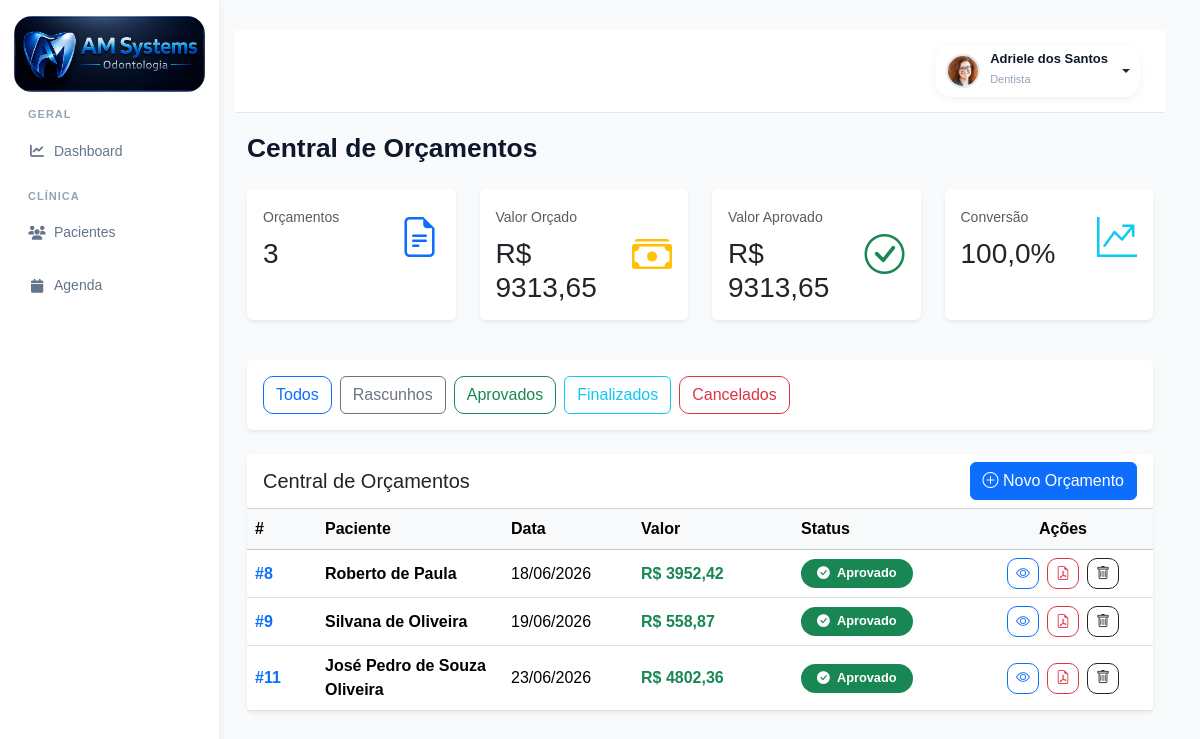
The app's page /orcamentos/central/ (signed in), older data.
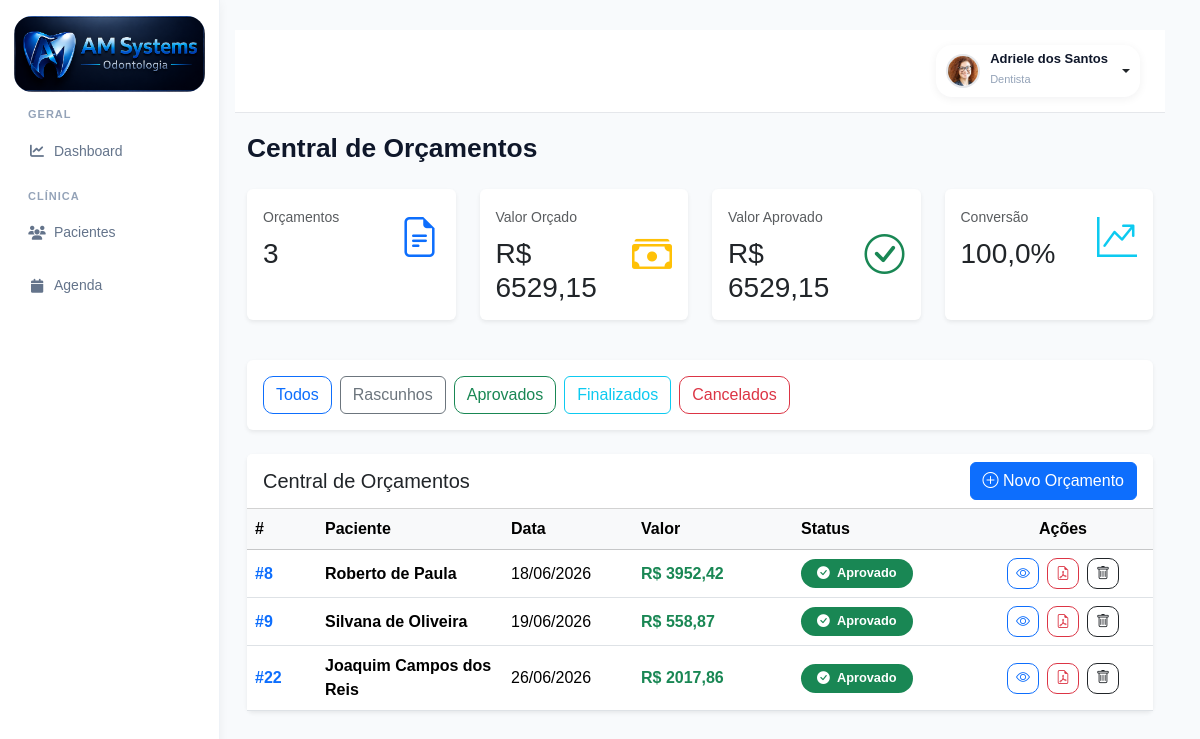
The same page, newer data.
### accounts/models.py (models this page shows, shortened)
class Orcamento(models.Model):
    paciente = models.ForeignKey(
        Paciente,
        on_delete=models.CASCADE,
        related_name='orcamentos'
    )
    STATUS_CHOICES = (
        ('rascunho', 'Rascunho'),
        ('aprovado', 'Aprovado'),
        ('em_execucao', 'Em Execução'),
        ('finalizado', 'Finalizado'),
        ('cancelado', 'Cancelado'),
    )
    status = models.CharField(
        max_length=20,
        choices=STATUS_CHOICES,
        default='rascunho'
    )
    desconto = models.DecimalField(
        max_digits=10,
        decimal_places=2,
        default=0
    )
    entrada = models.DecimalField(
        max_digits=10,
        decimal_places=2,
        default=0
    )
    parcelas = models.IntegerField(
        default=1
    )
    FORMA_PAGAMENTO = (
        ('dinheiro', 'Dinheiro'),
        ('pix', 'PIX'),
        ('debito', 'Cartão Débito'),
        ('credito', 'Cartão Crédito'),
        ('boleto', 'Boleto'),
    )
    forma_pagamento = models.CharField(
        max_length=20,
        choices=FORMA_PAGAMENTO,
        default='pix'
    )
    observacoes = models.TextField(
        blank=True,
        null=True
    )
    criado_em = models.DateTimeField(
        auto_now_add=True
    )
    @property
    def total(self):
        total = sum(
            item.total
            for item in self.itens.all()
        )
        return total - self.desconto

class Paciente(models.Model):
    foto = models.ImageField(
        upload_to='pacientes/',
        blank=True,
        null=True
    )
    nome = models.CharField(
        max_length=200
    )
    cpf = models.CharField(
        max_length=14,
        blank=True,
        null=True
    )
    rg = models.CharField(
        max_length=20,
        blank=True,
        null=True
    )
    nascimento = models.DateField(
        blank=True,
        null=True
    )
    genero = models.CharField(
        max_length=20,
        blank=True,
        null=True
    )
    estado_civil = models.CharField(
        max_length=30,
        blank=True,
        null=True
    )
    profissao = models.CharField(
        max_length=100,
        blank=True,
        null=True
    )
    telefone = models.CharField(
        max_length=20,
        blank=True,
        null=True
    )
    whatsapp = models.CharField(
        max_length=20,
        blank=True,
        null=True
    )
    email = models.EmailField(
        blank=True,
        null=True
    )
    cep = models.CharField(
        max_length=10,
        blank=True,
        null=True
    )
    endereco = models.CharField(
        max_length=255,
        blank=True,
        null=True
    )
    numero = models.CharField(
        max_length=20,
        blank=True,
        null=True
    )
    complemento = models.CharField(
        max_length=100,
        blank=True,
        null=True
    )
    bairro = models.CharField(
        max_length=100,
        blank=True,
        null=True
    )
    cidade = models.CharField(
        max_length=100,
        blank=True,
        null=True
    )
    estado = models.CharField(
        max_length=2,
        blank=True,
        null=True
    )
    convenio = models.CharField(
        max_length=100,
        blank=True,
        null=True
    )
    carteirinha = models.CharField(
        max_length=100,
        blank=True,
        null=True
    )
    alergias = models.TextField(
        blank=True,
        null=True
    )
    medicamentos = models.TextField(
        blank=True,
        null=True
    )
    observacoes = models.TextField(
        blank=True,
        null=True
    )
    responsavel = models.CharField(
        max_length=200,
        blank=True,
        null=True
    )
    cpf_responsavel = models.CharField(
        max_length=14,
        blank=True,
        null=True
    )
    telefone_responsavel = models.CharField(
        max_length=20,
        blank=True,
        null=True
    )
    dentista = models.ForeignKey(
        User,
        on_delete=models.SET_NULL,
        null=True,
        blank=True,
        related_name='pacientes'
    )
    ativo = models.BooleanField(
        default=True
    )
    criado_em = models.DateTimeField(
        auto_now_add=True
    )
    atualizado_em = models.DateTimeField(
        auto_now=True
    )

class ItemOrcamento(models.Model):
    STATUS_CHOICES = (
        ('existente', 'Existente'),
        ('planejado', 'Planejado'),
        ('andamento', 'Em Andamento'),
        ('realizado', 'Realizado'),
        ('cancelado', 'Cancelado'),
    )
    orcamento = models.ForeignKey(
        Orcamento,
        on_delete=models.CASCADE,
        related_name='itens'
    )
    procedimento = models.ForeignKey(
        Procedimento,
        on_delete=models.SET_NULL,
        null=True
    )
    tipo_local = models.CharField(
        max_length=20,
        choices=TIPO_LOCAL,
        default='dente'
    )
    dente = models.CharField(
        max_length=10,
        blank=True,
        null=True
    )
    face = models.CharField(
        max_length=10,
        blank=True,
        null=True
    )
    posicao_icone = models.CharField(
        max_length=20,
        blank=True,
        null=True,
        choices=Procedimento.POSICOES
    )
    hemi_arcada = models.CharField(
        max_length=20,
        choices=HEMI_CHOICES,
        blank=True,
        null=True
    )
    quantidade = models.IntegerField(
        default=1
    )
    valor_unitario = models.DecimalField(
        max_digits=10,
        decimal_places=2,
        default=0
    )
    status = models.CharField(
        max_length=20,
        choices=STATUS_CHOICES,
        default='planejado'
    )
    @property
    def total(self):
        return self.quantidade * self.valor_unitario

### accounts/views.py (the view)
def central_orcamentos(request):
    status = request.GET.get('status')
    orcamentos = Orcamento.objects.all()
    if status:
        orcamentos = orcamentos.filter(status=status)
    total_orcamentos = Orcamento.objects.count()
    valor_total = 0
    valor_aprovado = 0
    for orcamento in Orcamento.objects.all():
        valor_total += orcamento.total
        if orcamento.status == 'aprovado':
            valor_aprovado += orcamento.total
    percentual_conversao = 0
    if valor_total > 0:
        percentual_conversao = round(
            (valor_aprovado / valor_total) * 100,
            1
        )
    rascunhos = Orcamento.objects.filter(
        status='rascunho'
    ).count()
    aprovados = Orcamento.objects.filter(
        status='aprovado'
    ).count()
    finalizados = Orcamento.objects.filter(
        status='finalizado'
    ).count()
    cancelados = Orcamento.objects.filter(
        status='cancelado'
    ).count()
    context = {
        'orcamentos': orcamentos,
        'status': status,
        'total_orcamentos': total_orcamentos,
        'valor_total': valor_total,
        'valor_aprovado': valor_aprovado,
        'percentual_conversao': percentual_conversao,
        'rascunhos': rascunhos,
        'aprovados': aprovados,
        'finalizados': finalizados,
        'cancelados': cancelados,
    }
    return render(
        request,
        'accounts/central_orcamentos.html',
        context
    )

### accounts/templates/accounts/central_orcamentos.html (shortened to what the changed rows need)
{% extends 'accounts/base.html' %}
{% block content %}
<div class="container-fluid">
    <div class="d-flex justify-content-between align-items-center mb-4">
        <h1 class="page-title">
            Central de Orçamentos
        </h1>
    </div>
    <div class="row mb-4">
        <div class="col-md-3 mb-3">
            <div class="card border-0 shadow-sm h-100">
                <div class="card-body">
                    <div class="d-flex justify-content-between align-items-center">
                        <div>
                            <small class="text-muted">
                                Valor Orçado
                            </small>
                            <h3 class="mb-0 mt-2">
                                R$ {{ valor_total }}
                            </h3>
                        </div>
                    </div>
                </div>
            </div>
        </div>
        <div class="col-md-3 mb-3">
            <div class="card border-0 shadow-sm h-100">
                <div class="card-body">
                    <div class="d-flex justify-content-between align-items-center">
                        <div>
                            <small class="text-muted">
                                Valor Aprovado
                            </small>
                            <h3 class="mb-0 mt-2">
                                R$ {{ valor_aprovado }}
                            </h3>
                        </div>
                    </div>
                </div>
            </div>
        </div>
    </div>
    <div class="card border-0 shadow-sm">
        <div class="card-body p-0">
            <div class="table-responsive">
                <table class="table align-middle mb-0">
    <thead class="table-light">
        <tr>
            <th width="70">#</th>
            <th>Paciente</th>
            <th width="130">Data</th>
            <th width="160">Valor</th>
            <th width="180">Status</th>
            <th width="180" class="text-center">
                Ações
            </th>
        </tr>
    </thead>
    <tbody>
        {% for orcamento in orcamentos %}
        <tr>
            <td class="fw-bold text-primary">
                #{{ orcamento.id }}
            </td>
            <td>
                <div class="fw-semibold">
                    {{ orcamento.paciente.nome }}
                </div>
            </td>
            <td>
                {{ orcamento.criado_em|date:"d/m/Y" }}
            </td>
            <td class="fw-bold text-success">
                R$ {{ orcamento.total }}
            </td>
            <td>
                {% if orcamento.status == 'rascunho' %}
                <span class="badge rounded-pill bg-secondary px-3 py-2">
                    <i class="bi bi-pencil-square me-1"></i>
                    Rascunho
                </span>
                {% elif orcamento.status == 'aprovado' %}
                <span class="badge rounded-pill bg-success px-3 py-2">
                    <i class="bi bi-check-circle-fill me-1"></i>
                    Aprovado
                </span>
                {% elif orcamento.status == 'finalizado' %}
                <span class="badge rounded-pill bg-primary px-3 py-2">
                    <i class="bi bi-flag-fill me-1"></i>
                    Finalizado
                </span>
                {% elif orcamento.status == 'cancelado' %}
                <span class="badge rounded-pill bg-danger px-3 py-2">
                    <i class="bi bi-x-circle-fill me-1"></i>
                    Cancelado
                </span>
                {% endif %}
            </td>
            <td>
                <div class="d-flex justify-content-center gap-2">
                    <a href="{% url 'orcamento' orcamento.paciente.id %}"
                       class="btn btn-sm btn-outline-primary"
                       title="Visualizar">
                        <i class="bi bi-eye"></i>
                    </a>
                    <a href="{% url 'gerar_pdf_orcamento' orcamento.id %}"
                       class="btn btn-sm btn-outline-danger"
                       title="PDF">
                        <i class="bi bi-file-earmark-pdf"></i>
                    </a>
                    <a href="{% url 'excluir_orcamento' orcamento.id %}"
                       class="btn btn-sm btn-outline-dark"
                       title="Excluir"
                       onclick="return confirm('Deseja realmente excluir este orçamento?')">
                        <i class="bi bi-trash"></i>
                    </a>
                </div>
            </td>
        </tr>
        {% endfor %}
    </tbody>
</table>
            </div>
        </div>
    </div>
</div>
{% endblock %}

Row changes from the older to the newer data that the page shows:
removed Orcamento: id "11", paciente.nome "José Pedro de Souza Oliveira", criado_em "23/06/2026", total "4802,36", status "aprovado" (drawn)
added Orcamento: id "22", paciente.nome "Joaquim Campos dos Reis", criado_em "26/06/2026", total "2017,86", status "aprovado" (drawn)
Text that changed along with them:
{{ valor_total }}: "9313,65" → "6529,15"
{{ valor_aprovado }}: "9313,65" → "6529,15"
